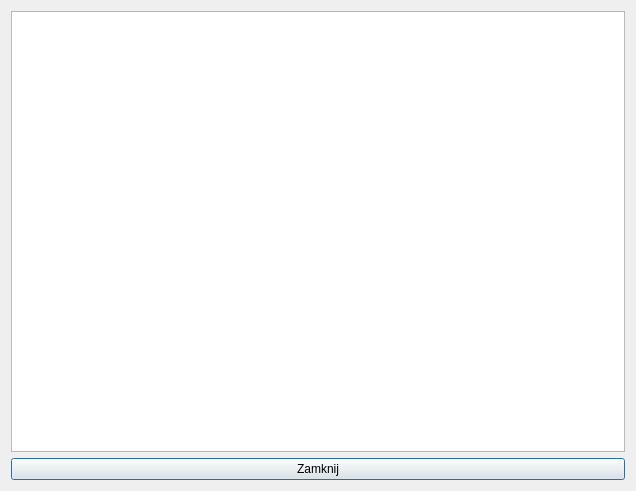
<?xml version="1.0" encoding="UTF-8"?>
<ui version="4.0">
 <class>HistoryDialog</class>
 <widget class="QDialog" name="HistoryDialog">
  <property name="geometry">
   <rect>
    <x>0</x>
    <y>0</y>
    <width>636</width>
    <height>491</height>
   </rect>
  </property>
  <property name="windowTitle">
   <string>Dialog</string>
  </property>
  <layout class="QVBoxLayout" name="verticalLayout">
   <item>
    <widget class="QTableWidget" name="historyTableWidget"/>
   </item>
   <item>
    <widget class="QPushButton" name="closeButton">
     <property name="text">
      <string>Zamknij</string>
     </property>
    </widget>
   </item>
  </layout>
 </widget>
 <resources/>
 <connections/>
</ui>
